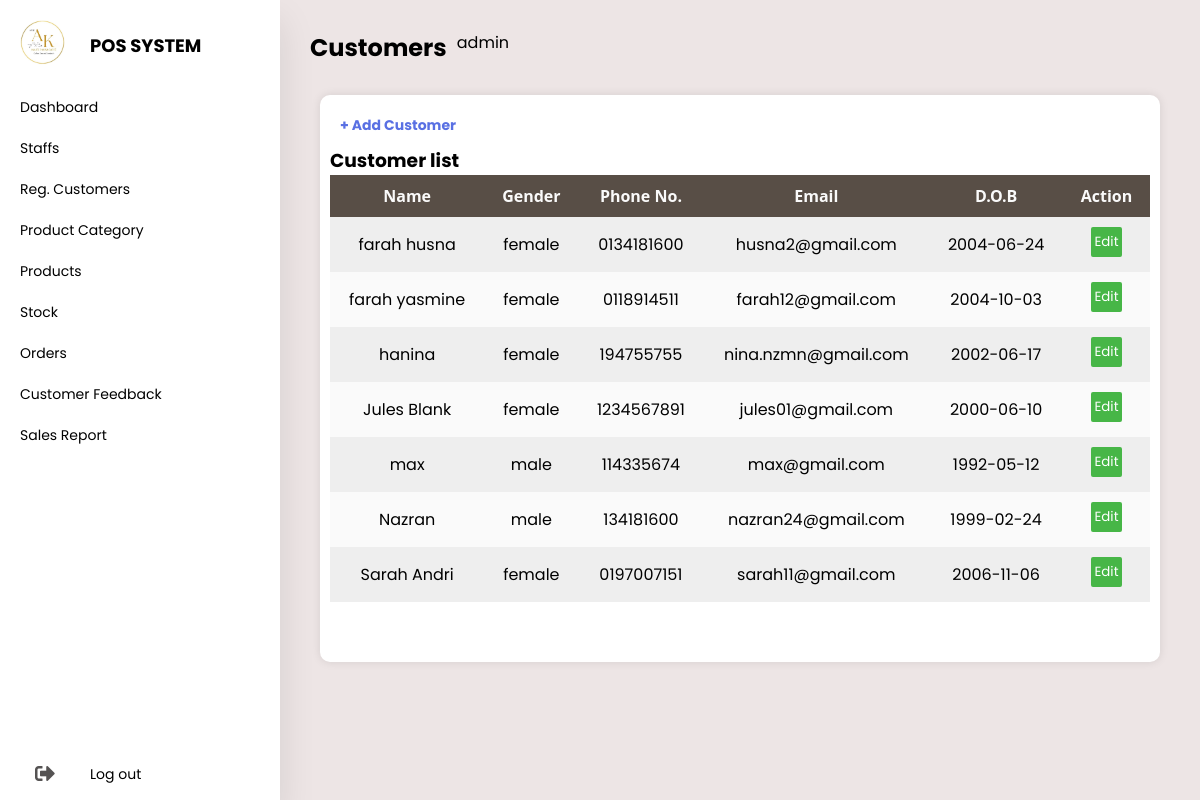
Screenshot of /customerPage.php with the database file from the repository.
### tables this page shows
CREATE TABLE `cafe_customer` (
  `customer_name` varchar(200) NOT NULL,
  `customer_phoneno` varchar(10) NOT NULL,
  `customer_dob` date NOT NULL,
  `customer_gender` varchar(200) NOT NULL,
  `customer_email` varchar(200) NOT NULL,
  `customer_username` varchar(255) NOT NULL DEFAULT 'default_value',
  `customer_password` varchar(255) DEFAULT 'default_password'
);

### customerPage.php (the view, shortened to what this page needs)
<span style="font-family: verdana, geneva, sans-serif;">
    <!DOCTYPE html>
        <html lang="en">
        <head>
          <link rel="stylesheet" href="stylef.css" />
          <link rel="stylesheet" href="https://cdnjs.cloudflare.com/ajax/libs/font-awesome/5.15.4/css/all.min.css"/>
        </head>
        <body>
          <div class="container">
            <nav>
                <ul>
                  <li><a href="logocafe.jpeg" class="logo">
                    <img src="logocafe.jpeg" alt="">
                    <span class="nav-item">POS SYSTEM</span>
                  </a></li>
                  <li><a href="admin.php">
                    <span class="nav-item">Dashboard</span>
                  </a></li>
                  <li><a href="staffPage.php">
                      <span class="nav-item">Staffs</span>
                  </a></li>
                  <li><a href="customerPage.php">
                    <span class="nav-item">Reg. Customers</span>
                  </a></li>
                  <li><a href="categoryPage.php">
                    <span class="nav-item">Product Category</span>
                  </a></li>
                  <li><a href="productPage.php">
                    <span class="nav-item">Products</span>
                  </a></li>
                  <li><a href="stock.php">
                    <span class="nav-item">Stock</span>
                  </a></li>
                  <li><a href="orderPage.php">
                    <span class="nav-item">Orders</span>
                  </a></li>
                  <li><a href="feedbackReviews.php">
                      <span class="nav-item">Customer Feedback</span>
                  </a></li>
                  <li><a href="salesReport.php">
                    <span class="nav-item">Sales Report</span>
                  </a></li>
                  <li><a href="homeadmin.html" class="logout">
                    <i class="fas fa-sign-out-alt"></i>
                    <span class="nav-item">Log out</span>
                  </a></li>
                </ul>
              </nav>
            </div>
            <div class="container2nd">
            <section class="main">
            <div class="main-top" >
                <h1 style="margin-right:10px; margin-left:-30px; margin-top:-40px;">Customers</h1> <p style="margin-right:1200px; margin-top:-40px;">admin</p>
            </div>
            </section>
            <div class="tableStaff">
              <strong><a class="btn btn-secondary" style="color: rgb(89, 112, 227); box-sizing: 20px" href="addCustomer.php" role="button">+ Add Customer</a></strong>
                <h3>Customer list</h3>
                <table class="table1">
                  <thead>
                    <tr>
                      <th class="text-center">Name</th>
                      <th class="text-center">Gender</th>
                      <th class="text-center">Phone No.</th>
                      <th class="text-center">Email</th>
                      <th class="text-center">D.O.B</th>
                      <th class="text-center" colspan="2">Action</th>
                    </tr>
                  </thead>
                  <tr>
                    <?php
                    $pdo = new PDO('mysql:host=localhost;dbname=akcafe', 'root', '');
                    $stmt = $pdo->query('SELECT * FROM cafe_customer');
                    while ($row = $stmt->fetch(PDO::FETCH_ASSOC)) {
                        echo "<tr>";
                        echo "<td>{$row['customer_name']}</td>";
                        echo "<td>{$row['customer_gender']}</td>";
                        echo "<td>{$row['customer_phoneno']}</td>";
                        echo "<td>{$row['customer_email']}</td>";
                        echo "<td>{$row['customer_dob']}</td>";
                        echo "<td>";
                        echo "<div style='text-align: center;'>";
                        echo "<form action='editCustomer.php' method='post'>";
                        echo "<button type='submit' class='btn btn-primary' style='height:30px; background-color:rgb(71, 182, 71); padding: 4px; border-radius: 2px; color: white; margin-bottom:5px;'>Edit</button>";
                        echo "</form>";
                        echo "</div>";
                        echo "</td>";
                     }
                    ?>
                </table>
            </div>
        </div>
        </body>
      </html>
    </span>

### stylef.css (style rules this page uses)
* { margin: 0; padding: 0; outline: none; border: none; text-decoration: none; box-sizing: border-box; font-family: "Poppins", sans-serif; }
body { background: #EDE5E5; }
.container { display: flex; }
.container2nd { position:fixed; top: 0; bottom: 0; left: 0; width: 80%; margin-left: 300px; }
.tableStaff { position: fixed; width: 70%; margin-top: 5px; margin-left: 50px; background: #fff; text-align:justify; border-radius: 10px; padding: 10px; box-shadow: 0 20px 35px rgba(0, 0, 0, 0.1); }
.table1 { width: 100%; border-collapse: collapse; border-spacing: 0; border-radius: 12px 12px 0 0; margin-bottom: 50px; }
td,th { padding: 10px 16px; text-align: center; }
th { background-color: #584e46; color: #fafafa; font-family: 'Open Sans', Sans-serif; font-weight: bold; }
tr { width: 100%; background-color: #fafafa; font-family: 'Montserrat', sans-serif; }
tr:nth-child(even) { background-color: #eeeeee; }
nav { position: relative; top: 0; bottom: 0; height: 100vh; left: 0; background: #fff; width: 280px; overflow: hidden; box-shadow: 0 20px 35px rgba(0, 0, 0, 0.1); }
.logo { text-align: center; display: flex; margin: 10px 0 0 10px; }
.logo img { width: 45px; height: 45px; border-radius: 50%; }
.logo span { font-weight: bold; padding-left: 15px; font-size: 18px; text-transform: uppercase; }
a { position: relative; color: rgb(85, 83, 83); font-size: 14px; display: table; width: 280px; padding: 10px; }
nav .fas { position: relative; width: 70px; height: 40px; top: 14px; font-size: 20px; text-align: center; }
.nav-item { position: relative; top: 12px; margin-left: 10px; color: #000; }
.logout { position: absolute; bottom: 0; }
.main { position: relative; padding: 20px; width: 100%; }
.main-top { display: flex; width: 100%; }

### customerPage.php (style rules this page uses)
.container2nd { margin-left: 300px; margin-top: 30px; padding: 20px; height: 80vh; overflow: hidden; position: fixed; }
.tableStaff { width: 70%; box-shadow: 0 0 10px rgba(0, 0, 0, 0.1); height: auto; overflow-y: scroll; margin-left: auto; }
.tableStaff { -ms-overflow-style: none; scrollbar-width: none; }

### rows the page displays
cafe_customer: customer_name "farah husna", customer_gender "female", customer_phoneno "0134181600", customer_email "husna2@gmail.com", customer_dob "2004-06-24"
cafe_customer: customer_name "farah yasmine", customer_gender "female", customer_phoneno "0118914511", customer_email "farah12@gmail.com", customer_dob "2004-10-03"
cafe_customer: customer_name "hanina", customer_gender "female", customer_phoneno "194755755", customer_email "nina.nzmn@gmail.com", customer_dob "2002-06-17"
cafe_customer: customer_name "Jules Blank", customer_gender "female", customer_phoneno "1234567891", customer_email "jules01@gmail.com", customer_dob "2000-06-10"
cafe_customer: customer_name "max", customer_gender "male", customer_phoneno "114335674", customer_email "max@gmail.com", customer_dob "1992-05-12"
cafe_customer: customer_name "Nazran", customer_gender "male", customer_phoneno "134181600", customer_email "nazran24@gmail.com", customer_dob "1999-02-24"
cafe_customer: customer_name "Sarah Andri", customer_gender "female", customer_phoneno "0197007151", customer_email "sarah11@gmail.com", customer_dob "2006-11-06"
